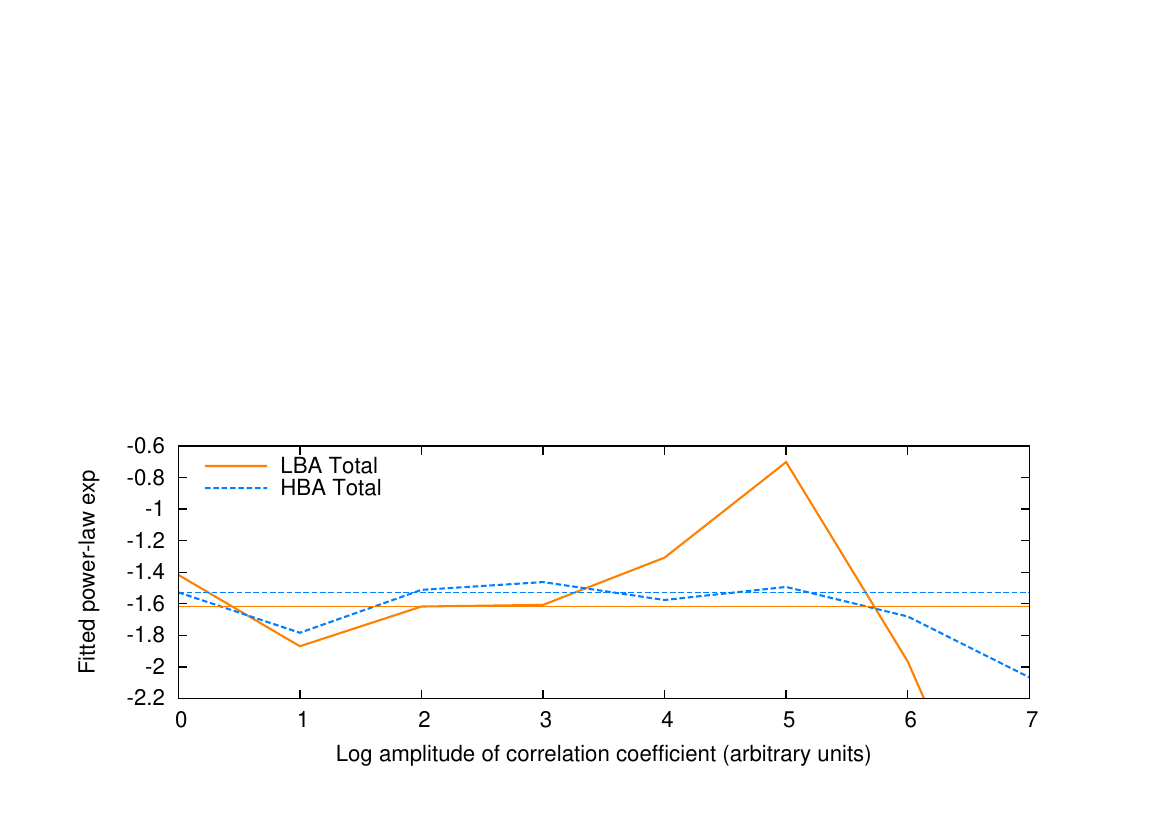

Generate this figure with gnuplot:
set terminal postscript enhanced color font 'Helvetica,16'
set size 1,0.5
set xrange [0:7]
set yrange [-2.2:-0.6]
set output "slopes.ps"
set key top left Left reverse
set xlabel "Log amplitude of correlation coefficient (arbitrary units)"
set ylabel "Fitted power law exp"
plot \
"lba-slope-data.txt" using 2:3 with lines title 'LBA Total' lw 3.0 lt 1 lc rgb "#FF8000", \
"hba-slope-data.txt" using 2:3 with lines title 'HBA Total' lw 3.0 lt 2 lc rgb "#0080FF", \
-1.62 with lines title '' lw 1.5 lt 1 lc rgb "#FF8000", \
-1.53 with lines title '' lw 1.5 lt 2 lc rgb "#0080FF"
